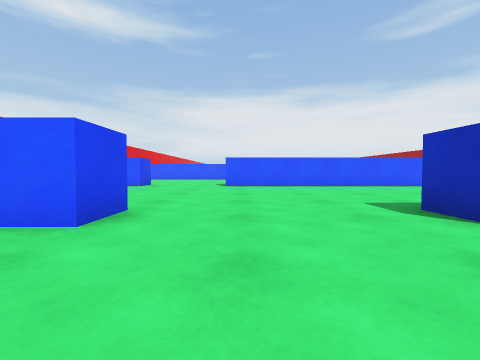
view 1 (above)

16 first-person views from a walk through a scene from a Unity 3-D project. The camera is 0.51 m above the floor, tilts 2° down and sees 90° across. The floor is counted in squares, 1 m on a side. Each view is taken from the middle of a square. On the plan, view 1 faces up. The plan holds only what a view shows up to about 9 squares ahead; the rest is blank. The place goes on beyond the plan. The player character is not drawn.

view 2
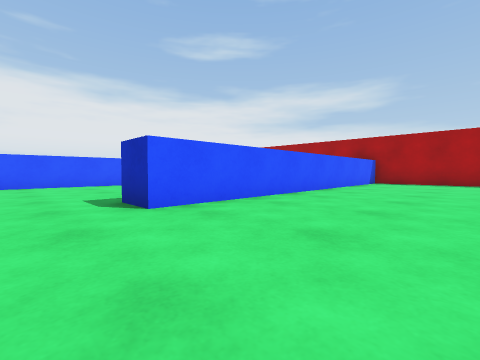

view 3
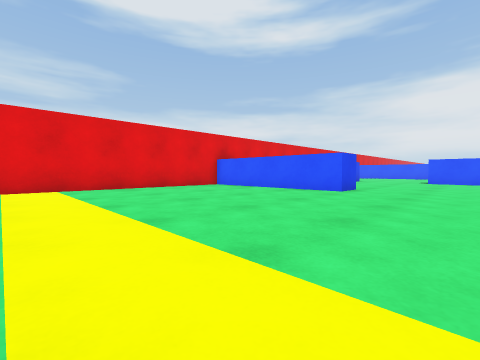

view 4
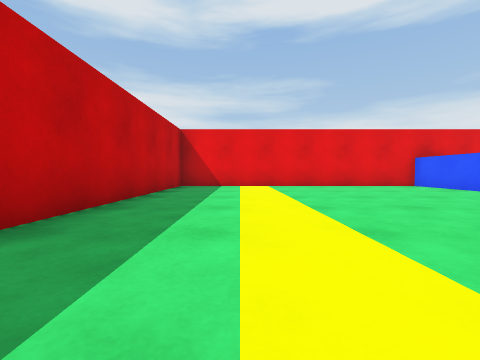

view 5
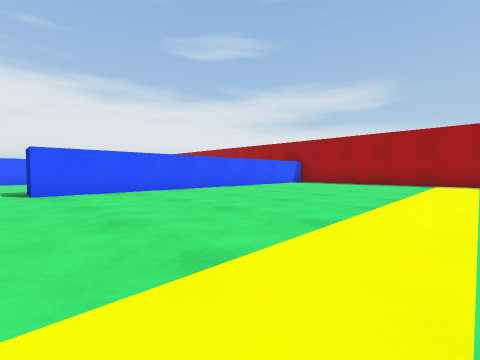

view 6
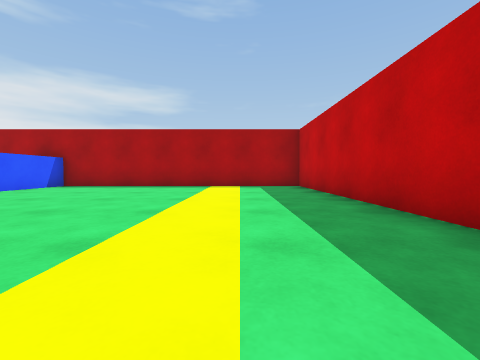

view 7
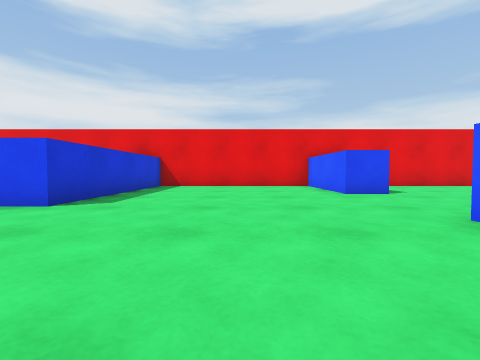

view 8
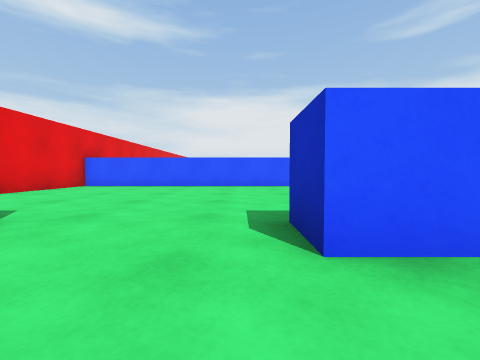

view 9
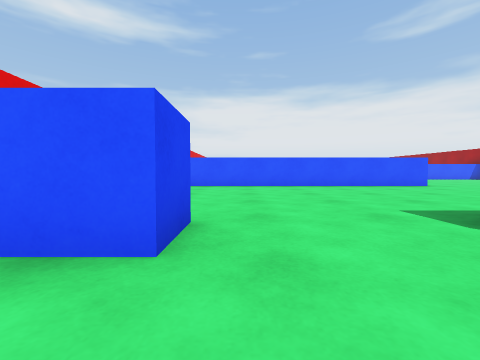

view 10
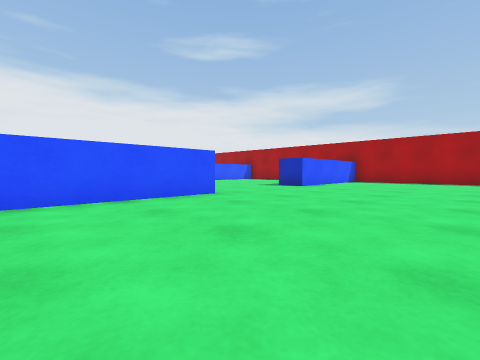

view 11
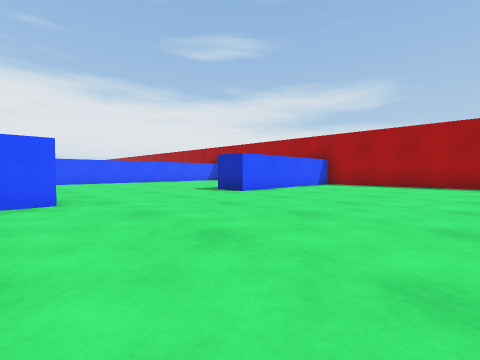

view 12
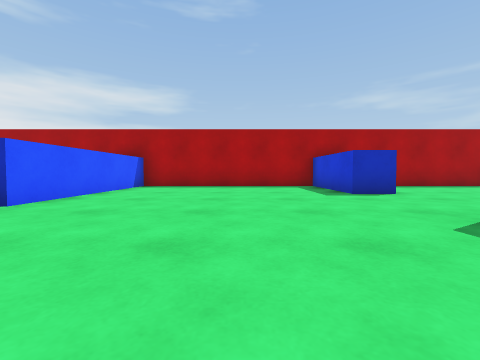

view 13
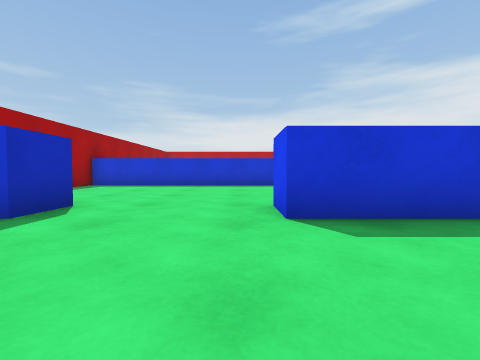

view 14
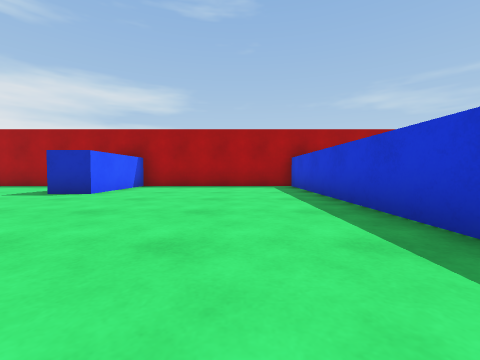

view 15
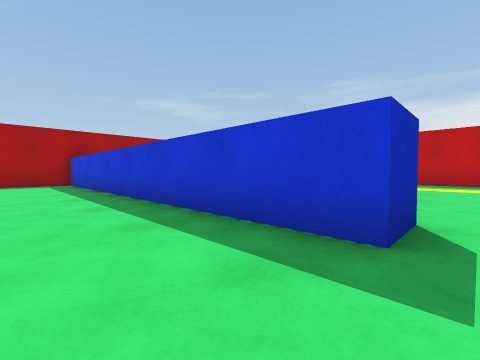

view 16
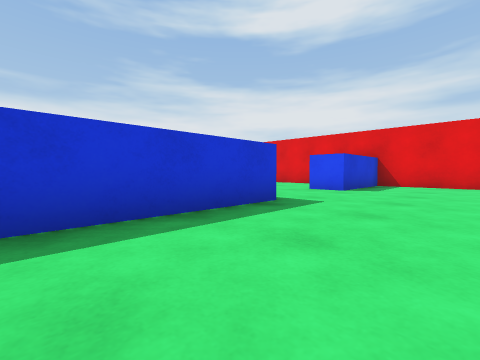

### Floor plan
Points are (right, up) in squares from view 1. A wall is a line through its corners. A room is listed if a view was taken in it or the views show most of it. See-through windows are left out.
Room 1 (views 1, 2, 3, 4, 5, 6, 7, 8, 9, 10, 11, 12, 13, 14, 15, 16)
walls: (-0.5, 8.4) (-0.5, 9.4) (6.5, 9.4) (6.5, 8.4) (-0.5, 8.4); (3.6, 15.4) (-6.5, 15.4) (-6.5, 9.4) (-3.5, 9.4) (-3.5, 8.4) (-6.5, 8.4) (-6.5, 3.2) (-1.5, 3.2) (-1.5, 2.2) (-6.5, 2.2) (-6.5, -6.1) (0, -6.1); (2, -6.1) (3.6, -6.1); (6, -6.1) (12.5, -6.1) (12.5, 2.2) (2.4, 2.2) (2.4, 3.2) (12.5, 3.2) (12.5, 8.4) (9.5, 8.4) (9.5, 9.4) (12.5, 9.4) (12.5, 15.4) (7.5, 15.4) (7.5, 16.5)

Positions as (right, up) in squares from view 1, and headings:
1: (0, 0), facing up
2: (1, -1), facing up-right
3: (1, -4), facing up-left
4: (2, -4), facing left
5: (2, -4), facing up-right
6: (4, -4), facing right
7: (2, 6), facing left
8: (-1, 7), facing up
9: (-3, 7), facing up
10: (0, 11), facing up-right
11: (3, 11), facing up-right
12: (4, 12), facing right
13: (7, 12), facing down
14: (4, 5), facing right
15: (2, 5), facing down-right
16: (3, 12), facing down-left
